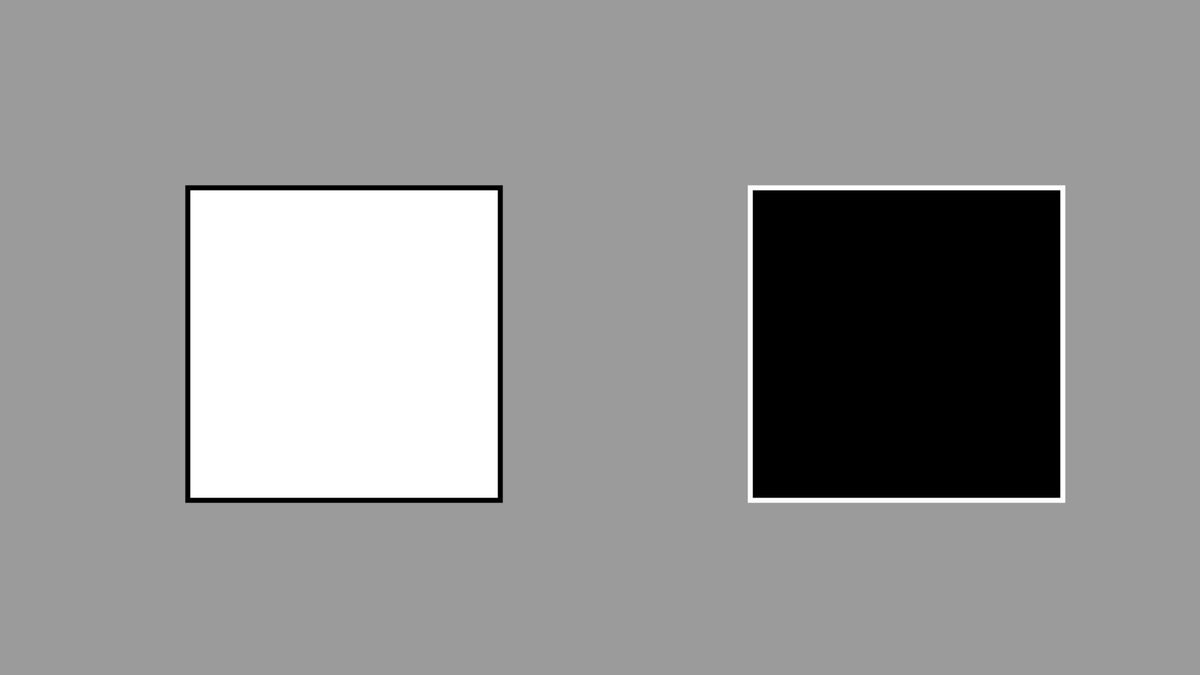
Frame 1 (no input)
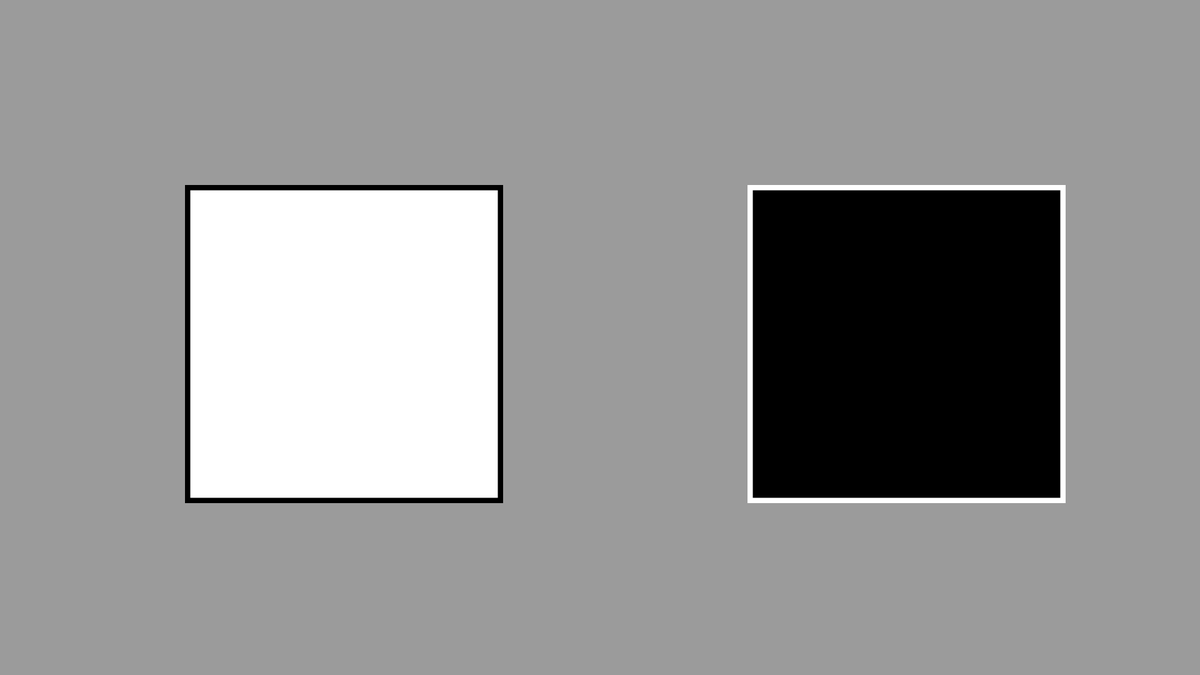
Frame 60 (the mouse pressed at the canvas centre just before this capture)
Frame 120 (the mouse held since frame 60 and released just before this capture): identical to frame 60, image omitted

The Processing sketch that drew these frames (run headless with seeded random() and noise(); from frame 60 on, the mouse is pressed at the canvas centre):

// Processing sketch: S3_Color
// ── S3_Color.pde
/*
  Blake Seekings

  This tutorial will cover how to change the color of different objects.
*/


/*
  
    A reminder that "computer" color is different from "paint" color. 
    
      - Computers base their color off of the eye which has 3 differnt cones: Red, Green, and Blue. The 
        more these cones are stimulated the more color the brain perceives. If all 3 cones are fully activated,
        the brain will perceive it as white. 
  
      - Paint works by "reflecting" certain wavelengths of light towards the eye and absorbing the rest. This
        means that red paint actually absorbs all colors besides red. When paint is mixed together, it starts
        to absorb more wavelengths of light. When all 3 primary paints are mixed together, very little light is
        reflected and thus is perceived as black. 
        
    Computers use 3 values ranging from 0 to 255 to model the cones of the eye being stimulated. This is referred 
  to as an RGB value (Red-Green-Blue). Examples of RGB are:
       
       - (0,0,0) is black 
       
       - (255,0,0) is Red
       - (0,255,0) is Green
       - (0,0,255) is Blue
       
       - (255,255,0) is Yellow
       - (255,0,255) is Magenta
       - (0,255,255) is Cyan
       
       - (255,255,255) is white
       
     When all 3 values are the same, this creates a color from black to white depending on how high the value is.
   There is a shortcut for creating such a color where only a single parameter is used instead of 3. This is
   referred to as the gray-scale or gray-scale colors. Examples of gray-scale colors are:
       
       - (0) is black
       - (1 through 254) are different shades of gray
       - (255) is white
       
     Processing also allows colors to have an opacity value added to them to denote transparency. Just like
   RGB and gray-scale, this value ranges from 0 (invisible) to 255 (opaque). Opacity values are placed after the
   gray-scale value and after all 3 RGB values. Examples of opacity colors are:
       
       - (0,50) would be black on the gray-scale with an opacity of 50
       
       - (255,0,0,155) would be Red in RGB with an opacity of 155
       
       - (255,131,206,255) would be a light pink in RGB with opacity of 255
       
     Opacity is a useful tool for 2 reasons. Firstly, when an transparent color is drawn in an area more
   than once, it will appear to become more opaque. Not only would this allow you to mix colors in real-time, but
   it can also create a reverse fade effect where the color initally appears washed out but then becomes very rich
   and vibrant. Secondly, a transparent color will not fully cover anything behind it, allowing for objects to still
   be seen yet viewed through a filter. This allows for very creative effects when used properly.
  
   * Methods which take color parameters are:
       
           - background(): Changes the color of the canvas background
               NOTE: The canvas must be defined (i.e size() has been called) in order to 
                    change the background.
               NOTE: Unlike stroke and fill, background does not accept opacity values.
               NOTE: This will "reset" the canvas since it covers everything up.
               
           - stroke(): Sets the stroke color for the sketch.
               NOTE: Once set, multiple shapes can be drawn with the same stroke.
               NOTE: There is a noStroke() method to disable stroke when drawing.
           
           - fill(): Sets the fill color for the sketch
               NOTE: Once set, multiple shapes can be drawn with the same fill.
               NOTE: There is a noFill() method to disable fill when drawing.

           
           
   NOTE: Go to the toolbar in the top-left and click on "Tools > Color Selector..." to experiment with
        different colors.
*/

public void setup() {

  size(1920,1080); // 1920x1080 canvas
  strokeWeight(8); // Increases the size of the stroke, for visibility.
  
  // Change the values in this method to see how it affects the background.
  background(155); // Gray background
  
}


public void draw() {
  
  /*
  
      NOTE: Even though draw() is a loop, it does not reset the stroke or fill color. Therefore,
    everytime you draw a shape, make sure to set the stroke and fill beforehand so that any previous calls 
    to those methods do not accidentally affect it. 
    
  */

  stroke(0); // Default stroke color
  fill(255); //Default fill color
  rect(300,300,500,500);// Default rectangle
  
  
  // Go ahead and change the values in these 2 methods to see how it affects the rectangle.
  stroke(255);
  fill(0);
  
  // Try these out to see what disabling the stroke or fill does to the rectangle.
  //noStroke();
  //noFill();
  
  // Try these out to see the reverse fade effect
  //stroke(0);
  //fill(255,0,0,3);
  
  
  rect(1200,300,500,500); // Custom rectangle

}
